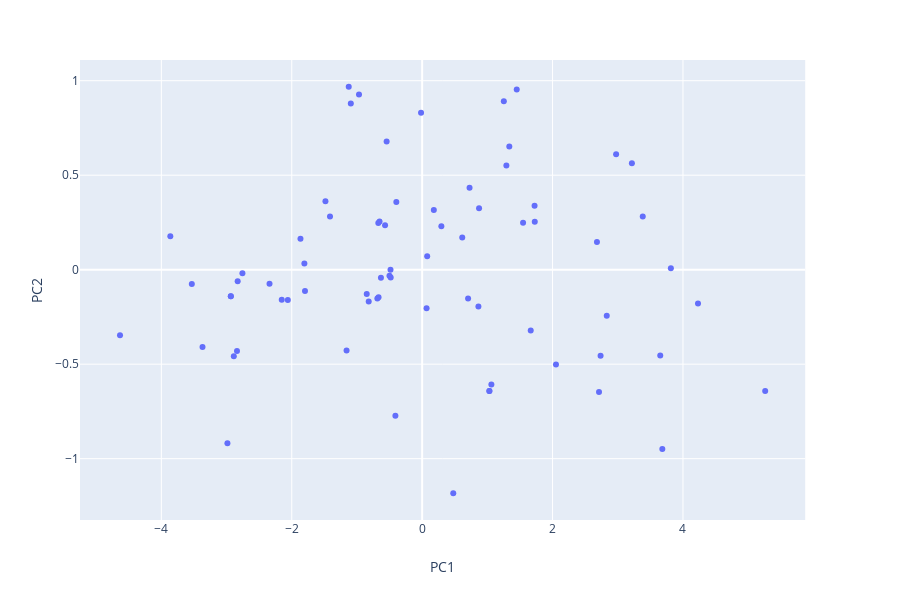

Notebook cell for this chart:
### Code cell
import plotly.express as px

fig = px.scatter(df_pca, x='PC1', y='PC2', render_mode='svg', hover_data=['ID'])

fig.show()
